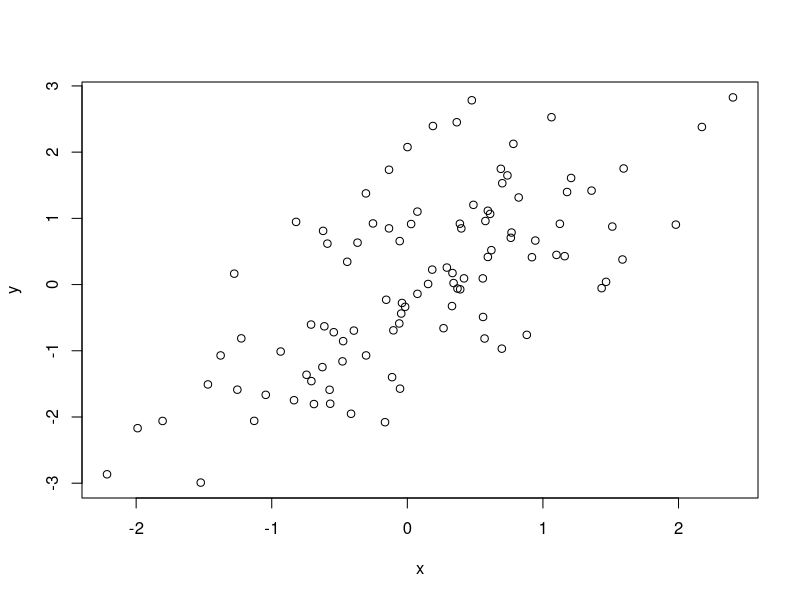

Recreate this plot in R.
## ---- chunk 1
set.seed(1)
x <- rnorm(100)
y <- x + rnorm(100)
df <- data.frame(x, y)
head(df)
plot(y ~ x, df)
## ---- chunk 2
fit <- lm(y ~ x, df)
